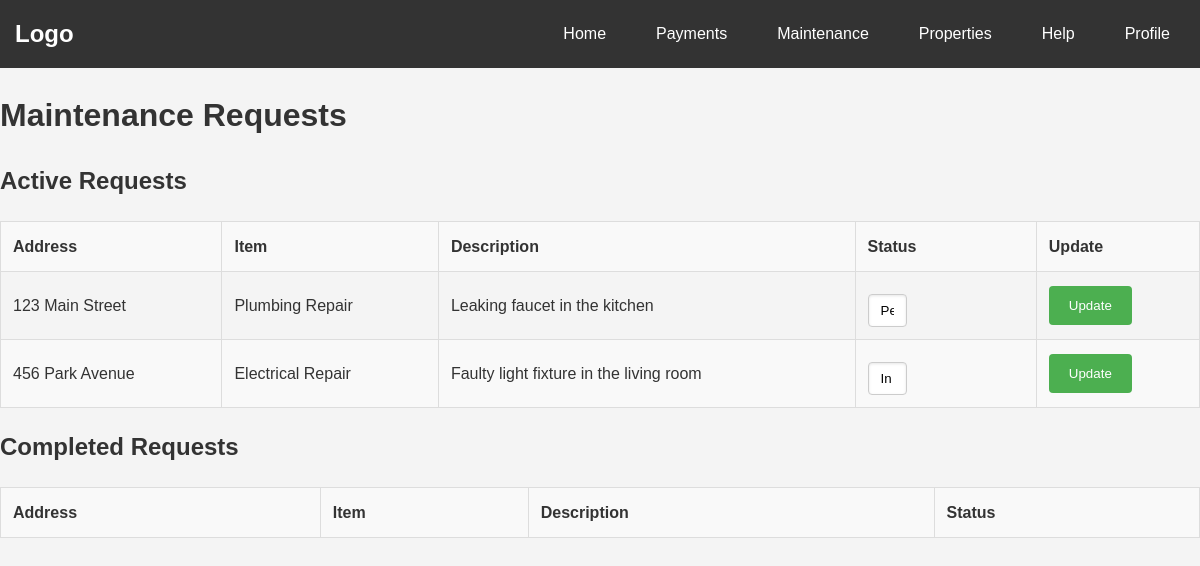
/maintenance_landlord.php (signed in), run on the app's committed database.
### tables this page shows
CREATE TABLE MaintenanceRequests (request_id INTEGER PRIMARY KEY AUTOINCREMENT, property_id INT, user_id INT, request_category VARCHAR (50), request_item VARCHAR (100), request_description TEXT, request_status VARCHAR (50), FOREIGN KEY (property_id) REFERENCES Properties (property_id), FOREIGN KEY (user_id) REFERENCES Users (user_id));

CREATE TABLE Properties (property_id INTEGER PRIMARY KEY AUTOINCREMENT, user_id INTEGER REFERENCES Users (user_id), address VARCHAR (255), rental_price INT, property_type VARCHAR (50), property_details VARCHAR (255), property_listed DATE, image_path TEXT);

### maintenance_landlord.php (the view, shortened to what this page needs)
<?php
include("navbar.php");
$databasePath = 'database/lts-database.db';
$db = new SQLite3($databasePath);
$user_id = $_SESSION['user_id'] ?? 0;
$query = "SELECT m.request_id, m.property_id, m.request_category, m.request_item, m.request_description, m.request_status, p.address
          FROM MaintenanceRequests m
          JOIN Properties p ON m.property_id = p.property_id
          WHERE p.user_id = :userid";
$stmt = $db->prepare($query);
$stmt->bindValue(':userid', $user_id, SQLITE3_INTEGER);
$results = $stmt->execute();
?>
<html>
<head>
</head>
<body>
<h1>Maintenance Requests</h1>
<h2>Active Requests</h2>
<table border="1">
    <tr>
        <th>Address</th>
        <th>Item</th>
        <th>Description</th>
        <th>Status</th>
        <th>Update</th>
    </tr>
    <?php
    while ($row = $results->fetchArray(SQLITE3_ASSOC)):
        if ($row['request_status'] !== 'Completed'): ?>
            <tr>
                <form action="update_request.php" method="post">
                    <td><?php echo htmlspecialchars($row['address']); ?></td>
                    <td><?php echo htmlspecialchars($row['request_item']); ?></td>
                    <td><?php echo htmlspecialchars($row['request_description']); ?></td>
                    <td>
                        <select name="status">
                            <option value="Pending" <?php if ($row['request_status'] === 'Pending') echo 'selected'; ?>>Pending</option>
                            <option value="In Progress" <?php if ($row['request_status'] === 'In Progress') echo 'selected'; ?>>In Progress</option>
                        </select>
                    </td>
                    <td>
                        <input type="submit" value="Update">
                    </td>
                </form>
            </tr>
        <?php endif;
    endwhile; ?>
</table>
<h2>Completed Requests</h2>
<table border="1">
    <tr>
        <th>Address</th>
        <th>Item</th>
        <th>Description</th>
        <th>Status</th>
    </tr>
</table>
</body>
</html>

### style.css (style rules this page uses)
body { font-family: Arial, sans-serif; background-color: #f4f4f4; color: #333; margin: 0; padding: 0; line-height: 1.6; }
form { padding: 10px; background: #f1f1f1; margin: 10px; }
table { width: 100%; border-collapse: collapse; margin: 20px 0; }
th, td { padding: 12px; border: 1px solid #ddd; text-align: left; }
tbody tr:nth-child(odd) { background-color: #f9f9f9; }
select { width: 25%; padding: 8px 12px; margin-top: 10px; border: 1px solid #ccc; border-radius: 4px; box-shadow: inset 0 1px 3px rgba(0,0,0,0.1); background-color: white; cursor: pointer; appearance: none; }
input[type="submit"] { background-color: #4CAF50; color: white; padding: 12px 20px; border: none; border-radius: 4px; cursor: pointer; }
form { max-width: 600px; margin: 20px auto; padding: 20px; border: 1px solid #ccc; border-radius: 8px; background-color: #f9f9f9; }

### data on the page
maintenancerequests: property.address "123 Main Street", request_item "Plumbing Repair", request_description "Leaking faucet in the kitchen", status "Pending"
maintenancerequests: property.address "456 Park Avenue", request_item "Electrical Repair", request_description "Faulty light fixture in the living room", status "In Progress"
